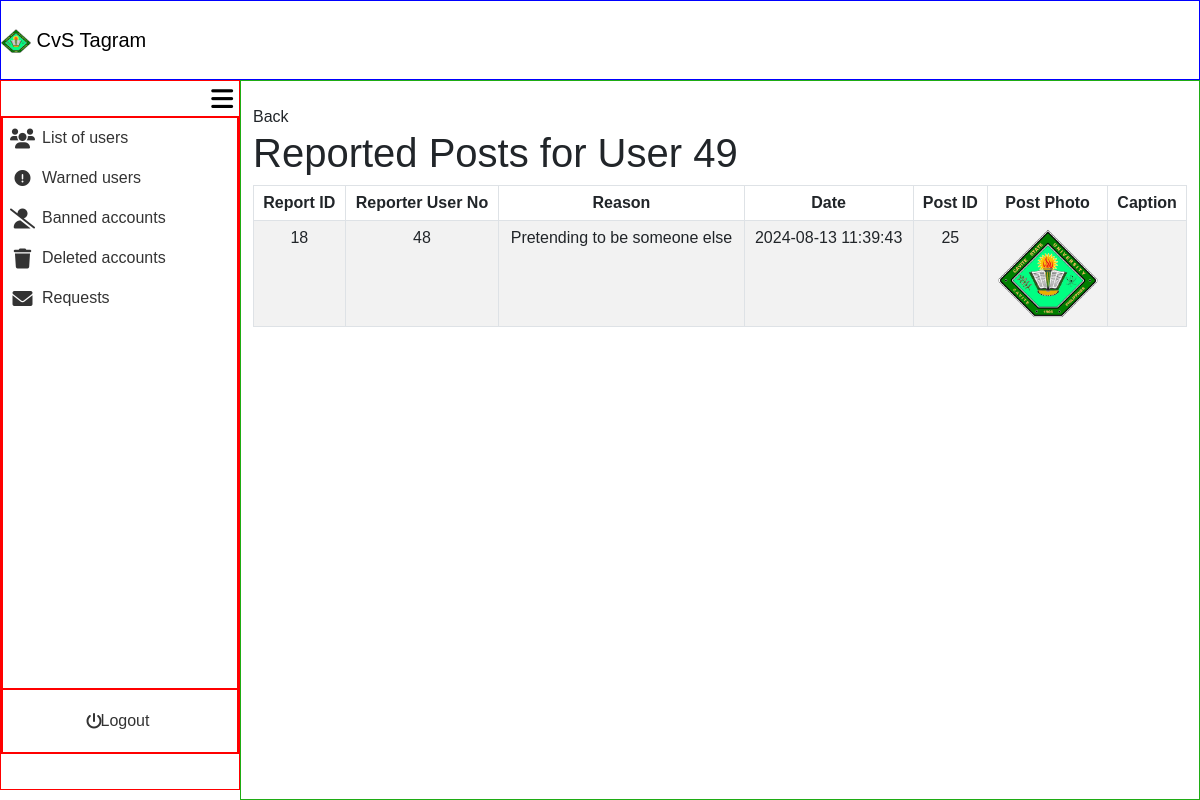
/admin_area/review_post.php?user_no=49, run on the app's committed database.
### tables this page shows
CREATE TABLE `post_reports` (
  `report_id` int(11) NOT NULL,
  `post_id` int(11) NOT NULL,
  `user_no` int(11) NOT NULL,
  `reporter_user_no` int(11) NOT NULL,
  `report_reason` varchar(100) NOT NULL,
  `report_date` timestamp NOT NULL DEFAULT current_timestamp()
);

CREATE TABLE `posts` (
  `post_id` int(11) NOT NULL,
  `user_no` int(11) DEFAULT NULL,
  `relation` varchar(10) DEFAULT NULL,
  `services` varchar(10) DEFAULT NULL,
  `caption` text DEFAULT NULL,
  `postphoto` varchar(255) DEFAULT NULL,
  `timestamp` timestamp NOT NULL DEFAULT current_timestamp()
);

### admin_area/review_post.php (the view, shortened to what this page needs)
<?php
require_once '../include/connect.php';
require_once '../include/bootsrap.php';
?>
<!DOCTYPE html>
<html lang="en">
<head>
    <link rel="stylesheet" href="admin_dashbaord.css?v=<?php echo time(); ?>">
</head>
<body>
<div class="container-fluid screen">
    <div class="container-fluid nav">
        <nav class="navbar">
            <div class="container-fluid" >
                <a class="navbar-brand" href="#">
                <img src="../images/Cavite_State_University_(CvSU).png" alt="Logo" width="30" height="24" class="d-inline-block align-text-top">
                CvS Tagram
                </a>
            </div>
        </nav>
    </div>
    <div class="container-fluid contbody">
        <div class="container-fluid sidenav">
            <div class="container-fluid menubutton">
            <button onclick="toggleSidenav()"><i class="fa-solid fa-bars"></i></button>
            </div>
            <div class="container-fluid featurescont">
                <div class="container-fluid buttonlinkside">
                    <div class="row">
                        <div class="col">
                            <ul>
                                <li>
                                    <a href="list_of_users.php">
                                        <div class="container-fluid listofusers">
                                            <div class="container-fluid listusericon">
                                                 <i class="fa-solid fa-users fa-lg"></i>
                                            </div>
                                            <div class="container-fluid listofusersname">
                                                List of users
                                            </div>
                                        </div>
                                    </a>
                                </li>
                            </ul>
                        </div>
                    </div>
                    <div class="row">
                        <div class="col">
                            <ul>
                                <li>
                                    <a href="">
                                        <div class="container-fluid listofusers">
                                            <div class="container-fluid listusericon">
                                            <i class="fa-solid fa-circle-exclamation"></i>
                                            </div>
                                            <div class="container-fluid listofusersname">
                                                Warned users
                                            </div>
                                        </div>
                                    </a>
                                </li>
                            </ul>
                        </div>
                    </div>
                    <div class="row">
                        <div class="col">
                            <ul>
                                <li>
                                    <a href="">
                                        <div class="container-fluid Bannedaccounts">
                                            <div class="container-fluid Bannedaccountsicon">
                                            <i class="fa-solid fa-user-slash fa-lg"></i>
                                            </div>
                                            <div class="container-fluid Bannedaccountsname">
                                                Banned accounts
                                            </div>
                                        </div>
                                    </a>
                                </li>
                            </ul>
                        </div>
                    </div>
                    <div class="row">
                        <div class="col">
                                <ul>
                                    <li>
                                        <a href="">
                                            <div class="container-fluid Deletedaccounts">
                                                <div class="container-fluid Deletedaccountsicon">
                                                <i class="fa-solid fa-trash fa-lg"></i>
                                                </div>
                                                <div class="container-fluid Deletedaccountsname">
                                                    Deleted accounts
                                                </div>
                                            </div>
                                        </a>
                                    </li>
                                </ul>
                            </div>
                        </div>
                        <div class="row">
                            <div class="col">
                                <ul>
                                    <li>
                                        <a href="">
                                            <div class="container-fluid Deletedaccounts">
                                                <div class="container-fluid Deletedaccountsicon">
                                                <i class="fa-solid fa-envelope fa-lg"></i>
                                                </div>
                                                <div class="container-fluid Deletedaccountsname">
                                                        Requests
                                                </div>
                                            </div>
                                        </a>
                                    </li>
                                </ul>
                            </div>
                        </div>
                    </div>
                <div class="container-fluid logoutcont">
                        <div class="row">
                            <div class="col">
                                <ul>
                                    <li>
                                        <a href="">
                                            <div class="container-fluid Deletedaccounts" style="border-radius: 10px;">
                                                <div class="container-fluid Deletedaccountsicon">
                                                <i class="fa-solid fa-power-off"></i>
                                                </div>
                                                <div class="container-fluid Deletedaccountsname">
                                                        Logout
                                                </div>
                                            </div>
                                        </a>
                                    </li>
                                </ul>
                            </div>
                        </div>
                </div>
            </div>
        </div>
        <div class="container-fluid content">
        <?php
$user_no = isset($_GET['user_no']) ? intval($_GET['user_no']) : 0;
$query = "SELECT
    pr.report_id,
    pr.reporter_user_no,
    pr.report_reason,
    pr.report_date,
    p.post_id,
    ur.user_no,
    ur.fname,
    ur.lname,
    p.postphoto,
    p.caption
FROM
    post_reports pr
JOIN
    posts p ON pr.post_id = p.post_id
JOIN
    user_registration ur ON pr.user_no = ur.user_no
WHERE
    ur.user_no = ?";
$stmt = $con->prepare($query);
$stmt->bind_param('i', $user_no);
$stmt->execute();
$reports = $stmt->get_result();
?>
    <div class="container mt-4">
        <a href="../admin_area/list_of_users.php">Back</a>
        <h1>Reported Posts for User <?php echo htmlspecialchars($user_no); ?></h1>
        <table class="table table-bordered table-striped">
            <thead>
                <tr>
                    <th scope="col">Report ID</th>
                    <th scope="col">Reporter User No</th>
                    <th scope="col">Reason</th>
                    <th scope="col">Date</th>
                    <th scope="col">Post ID</th>
                    <th scope="col">Post Photo</th>
                    <th scope="col">Caption</th>
                </tr>
            </thead>
            <tbody>
                <?php while ($report = $reports->fetch_assoc()): ?>
                    <tr>
                        <td><?php echo htmlspecialchars($report['report_id']); ?></td>
                        <td><?php echo htmlspecialchars($report['reporter_user_no']); ?></td>
                        <td><?php echo htmlspecialchars($report['report_reason']); ?></td>
                        <td><?php echo htmlspecialchars($report['report_date']); ?></td>
                        <td><?php echo htmlspecialchars($report['post_id']); ?></td>
                        <td>
                            <?php if ($report['postphoto']): ?>
                                <img src="../include/posts_images/<?php echo htmlspecialchars($report['postphoto']); ?>" alt="Post Photo" width="100">
                            <?php else: ?>
                                No Photo
                            <?php endif; ?>
                        </td>
                        <td><?php echo htmlspecialchars($report['caption']); ?></td>
                    </tr>
                <?php endwhile; ?>
            </tbody>
        </table>
    </div>
        </div>
    </div>
</div>
</body>
</html>

### admin_area/admin_dashbaord.css (style rules this page uses)
body { font-family: Arial, Helvetica, sans-serif; padding: 0; margin: 0; }
ul, li, a { text-decoration: none; list-style-type: none; color: inherit; padding: 0; }
.container-fluid { padding: 0; }
.screen { height: 100vh; width: 100%; display: flex; flex-direction: column; }
.nav { height: 10vh; width: 100%; padding: 0; border: 1px solid blue; }
.contbody { display: flex; flex: 1; }
.sidenav { position: fixed; top: 10vh; left: 0; height: calc(90vh - 10px); width: 20%; transition: width 0.3s; border: 1px solid red; z-index: 1000; }
.menubutton { height: 5%; width: 100%; display: flex; align-items: center; justify-content: flex-end; }
.menubutton button { border: none; background-color: transparent; font-size: 25px; }
.content { margin-left: 20%; width: 80%; transition: width 0.3s, margin-left 0.3s; border: 1px solid rgb(31, 172, 20); min-height: 90%; height: auto; }
.featurescont { height: 90%; border: 1px solid red; }
.buttonlinkside { height: 90%; border: 1px solid red; }
.logoutcont { width: 100%; height: 10%; border: 1px solid red; display: flex; align-items: center; justify-content: center; }
.Deletedaccountsname, .Bannedaccountsname, .listofusersname { height: 100%; width: 100%; display: flex; align-items: center; justify-content: flex-start; }
.Deletedaccounts, .Bannedaccounts, .listofusers { transition: background-color 0.3s ease; border-radius: 0 10px 10px 0; flex: 0 0 auto; padding: 0; height: 100%; display: flex; align-items: center; justify-content: flex-start; flex-direction: row; }
.Deletedaccountsicon, .Bannedaccountsicon, .listusericon { width: 20%; height: 100%; display: flex; align-items: center; justify-content: center; }
.Deletedaccounts, .Bannedaccounts, .listofusers { color: #333; }
.table th, .table td { text-align: center; }

### data on the page
post_reports: report_id "18", reporter_user_no "48", report_reason "Pretending to be someone else", report_date "2024-08-13 11:39:43", post.post_id "25", post.postphoto (picture)

### other printed values
$user_no "49"
